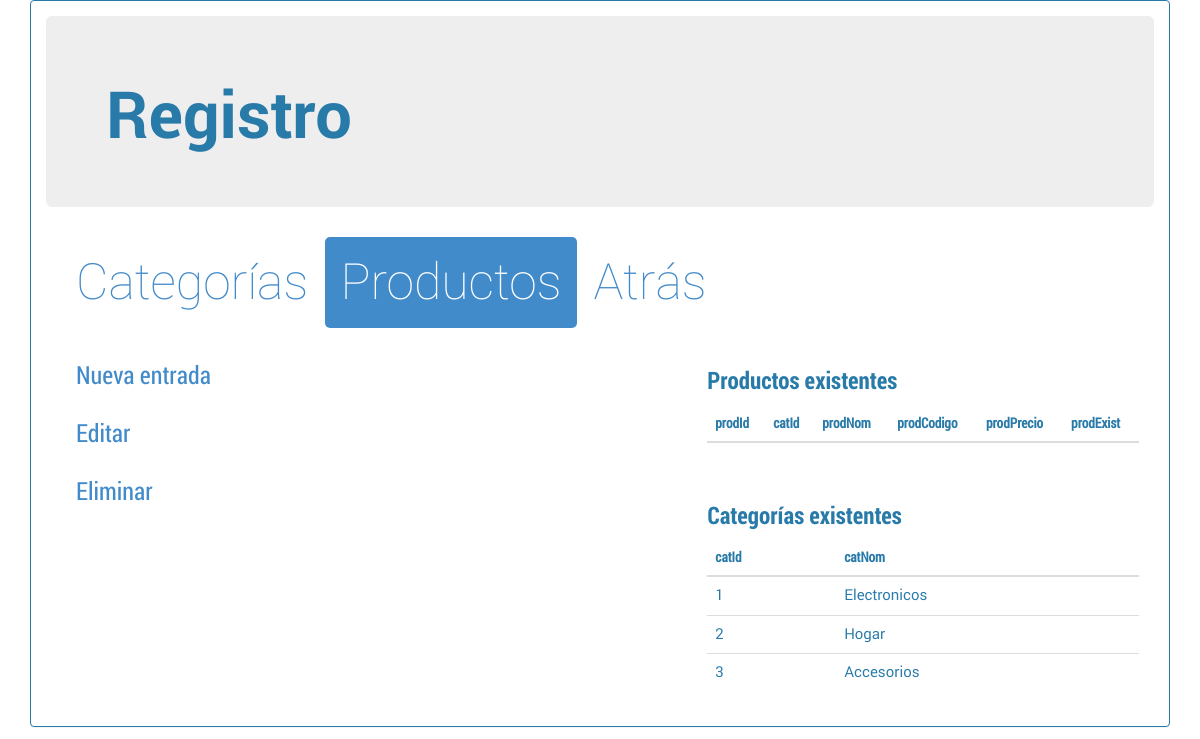
Page /admin/productos.php on the committed database.
### tables this page shows
CREATE TABLE "categoria" ("catId" INTEGER PRIMARY KEY  AUTOINCREMENT  NOT NULL  UNIQUE , "catNom" VARCHAR NOT NULL  UNIQUE );

### admin/lib.php (called while the page is built, shortened)
<?php
class categoria {
    function __construct($id, $nombre) {
        $this->id = $id;
        $this->nombre = $nombre;
    }
}
class database {
    private $conn = null;
    function __construct() {
        $this->conn = new PDO('sqlite:../db/EsquemaTienda.sqlite');
    }
    function obtenerTodoCategoria() {
        $sql = "SELECT * FROM categoria";
        $tmp = array();
        foreach ($this->conn->query($sql) as $key => $value) {
            array_push($tmp, new categoria($value["catId"], $value["catNom"]));
        }
        return $tmp;
    }
}
$db = new database();
?>

### admin/productos.php (the view, shortened to what this page needs)
<?php
include_once 'lib.php';
?>
<!DOCTYPE html>
<html>
    <head>
        <link href="../css/bootstrap.min.css" rel="stylesheet" media="screen">
        <link href="../css/custom.css" rel="stylesheet" media="screen">
    </head>
    <body>
        <div class="container">
            <div class="panel panel-default">
                <div class="panel-body">
                    <div class="jumbotron">
                        <h1>Registro</h1>
                    </div>
                    <div class="container" id="content">
                        <ul class="nav nav-pills" id="menu">
                            <li><a href="categorias.php">Categor&iacute;as</a></li>
                            <li class="active"><a href="productos.php">Productos</a></li>
                            <li><a href="index.php">Atr&aacute;s</a></li>
                        </ul>
                        <br>
                        <div class="row">
                            <div class="col-md-3">
                                <ul class="nav nav-pills nav-stacked menu" id="menuedicion">
                                    <li><a id="prodEntrada" href="#">Nueva entrada</a></li>
                                    <li><a id="prodEditar" href="#">Editar</a></li>
                                    <li><a id="prodEliminar" href="#">Eliminar</a></li>
                                </ul>
                            </div>
                            <div class="col-md-4" id="prodEnt"></div>
                            <div class="col-md-5">
                                <h3>Productos existentes</h3>
                                <table class="table">
                                    <thead>
                                        <tr>
                                            <th>prodId</th>
                                            <th>catId</th>
                                            <th>prodNom</th>
                                            <th>prodCodigo</th>
                                            <th>prodPrecio</th>
                                            <th>prodExist</th>
                                        </tr>
                                    </thead>
                                </table>
                                <br>
                                <h3>Categor&iacute;as existentes</h3>
                                <table class="table">
                                    <thead>
                                        <tr>
                                            <th>catId</th>
                                            <th>catNom</th>
                                        </tr>
                                    </thead>
                                    <tbody>
                                        <?php
                                        foreach ($db->obtenerTodoCategoria() as $value) {
                                            echo "<tr>
                                            <td>{$value->id}</td>
                                            <td>{$value->nombre}</td>
                                            </tr>";
                                        }
                                        ?>
                                    </tbody>
                                </table>
                            </div>
                        </div>
                    </div>
                </div>
            </div>
        </div>
    </body>
</html>

### css/custom.css (style rules this page uses)
body { color:#287AA9; }
th { font-family:RobotoCondensed-regular; }
td { font-family:Roboto-regular; font-size:15px; }
.jumbotron { size:portrait; }
.jumbotron h1 { font-family:Roboto-bold; font-size:65px; }
#content a { font-family:RobotoCondensed-regular; font-size:25px; }
#menu a { font-family:Roboto-thin; font-size:50px; }
#content h3 { font-family:RobotoCondensed-bold; }
.panel-default { border-color:#287AA9; }

### rows in the picture
categoria: catId "1", catNom "Electronicos"
categoria: catId "2", catNom "Hogar"
categoria: catId "3", catNom "Accesorios"
